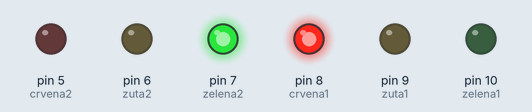
Bench run of a sketch on a simulated Arduino Uno, built with avr-gcc and run on an emulated ATmega328P. Parts: output pins drawn as LEDs (lit = HIGH).

Above: at 2.5 s.
At 5.5 s:
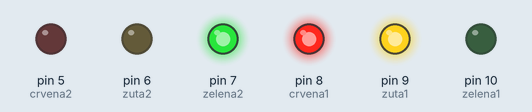
At 10.5 s:
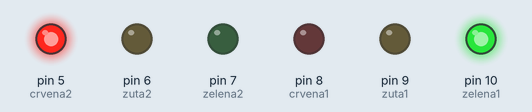
At 13.5 s:
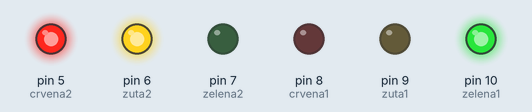
At 15.0 s:
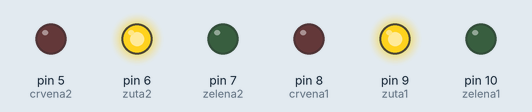
Timing chart, 0 to 20.8 s (numbered marks = the images above):
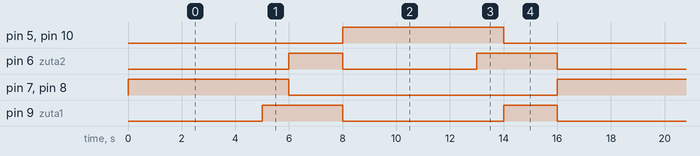

The sketch:

sketch.ino
```cpp
int crvena1 = 8;
int zuta1 = 9;
int zelena1 = 10;
int crvena2 = 5;
int zuta2 = 6;
int zelena2 = 7;
void setup() {
  pinMode(zelena1, OUTPUT);
  pinMode(zuta1, OUTPUT);
  pinMode(crvena1, OUTPUT);
  pinMode(zelena2, OUTPUT);
  pinMode(zuta2, OUTPUT);
  pinMode(crvena2, OUTPUT);
}

void loop() {
  digitalWrite(zuta1, LOW);
  digitalWrite(zuta2, LOW);
  digitalWrite(crvena1, HIGH);
  digitalWrite(zelena2, HIGH);
  delay(5000);
  digitalWrite(zuta1, HIGH);
  delay(1000);
  digitalWrite(zuta1, LOW);
  digitalWrite(crvena1, LOW);
  digitalWrite(zelena2, LOW);
  digitalWrite(zuta1, HIGH);
  digitalWrite(zuta2, HIGH);
  delay(2000);
  digitalWrite(zuta1, LOW);
  digitalWrite(zuta2, LOW);
  digitalWrite(zelena1, HIGH);
  digitalWrite(crvena2, HIGH);
  delay(5000);
  digitalWrite(zuta2, HIGH);
  delay(1000);
  digitalWrite(zelena1, LOW);
  digitalWrite(crvena2, LOW);
  digitalWrite(zuta2, LOW);
  digitalWrite(zuta1, HIGH);
  digitalWrite(zuta2, HIGH);
  delay(2000);


}
```

Measured:
- by itself, pin 5 (crvena2), pin 7 (zelena2), pin 8 (crvena1), pin 10 (zelena1): alternates HIGH for 6.0 s and LOW for 10.0 s
- by itself, pin 6 (zuta2): repeats every 16.0 s: LOW 5.0 s, HIGH 3.0 s, LOW 6.0 s, HIGH 2.0 s
- by itself, pin 9 (zuta1): repeats every 16.0 s: LOW 6.0 s, HIGH 2.0 s, LOW 5.0 s, HIGH 3.0 s
